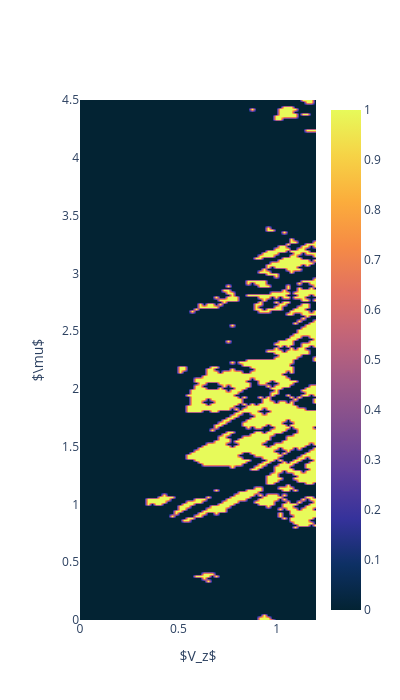

Notebook code for this chart:
### Code cell
maxd = 1000
mu = params_list[:, 1]   # y-axis in the plot
V_z = params_list[:, 2]  # x-axis in the plot
#zplot =  corrs           # z-axis (color)
#(corrs.astype(bool) * ~I.astype(bool)).astype(int)           # z-axis (color)

# Create the interactive Plotly heatmap/contour
fig = go.Figure(data=go.Contour(
    x=V_z,
    y=mu,
    z=zplot,
    colorscale='thermal',    # Matches Matplotlib's 'magma'
    ncontours=100,         # Smooth continuous gradient
    line_width=0,          # Removes contour lines
    contours=dict(
        coloring='heatmap',
        showlines=False
    ),
    colorbar=dict(
        title=''
    )
))
#fig.update_xaxes(title=dict(text=r'\mu'))

# Label axes and title
fig.update_layout(
    title='',
    xaxis_range=[0.0, 1.2],  # <-- SET YOUR X-AXIS LIMITS HERE
    yaxis_range=[0, 4.5],
    width=400,
    height=700,
    xaxis_title=r'$V_z$',
    yaxis_title=r'$\mu$',
)
fig.show()

### Figure 1 — Plotly figure (JSON) as saved in the notebook; plotly's stock layout.template omitted (floating-point values rounded to 4 significant figures; data arrays with more than 128 entries replaced by an {"elided": "..."} marker saying what was removed)
{"data": [{"colorbar": {"title": {"text": ""}}, "colorscale": [[0, "rgb(3, 35, 51)"], [0.09091, "rgb(13, 48, 100)"], [0.1818, "rgb(53, 50, 155)"], [0.2727, "rgb(93, 62, 153)"], [0.3636, "rgb(126, 77, 143)"], [0.4545, "rgb(158, 89, 135)"], [0.5455, "rgb(193, 100, 121)"], [0.6364, "rgb(225, 113, 97)"], [0.7273, "rgb(246, 139, 69)"], [0.8182, "rgb(251, 173, 60)"], [0.9091, "rgb(246, 211, 70)"], [1, "rgb(231, 250, 90)"]], "contours": {"coloring": "heatmap", "showlines": false}, "line": {"width": 0}, "ncontours": 100, "type": "contour", "x": {"elided": "15750 float values"}, "y": {"elided": "15750 float values"}, "z": {"elided": "15750 int values"}}], "layout": {"height": 700, "title": {"text": ""}, "width": 400, "xaxis": {"range": [0, 1.2], "title": {"text": "$V_z$"}}, "yaxis": {"range": [0, 4.5], "title": {"text": "$\\mu$"}}}}
